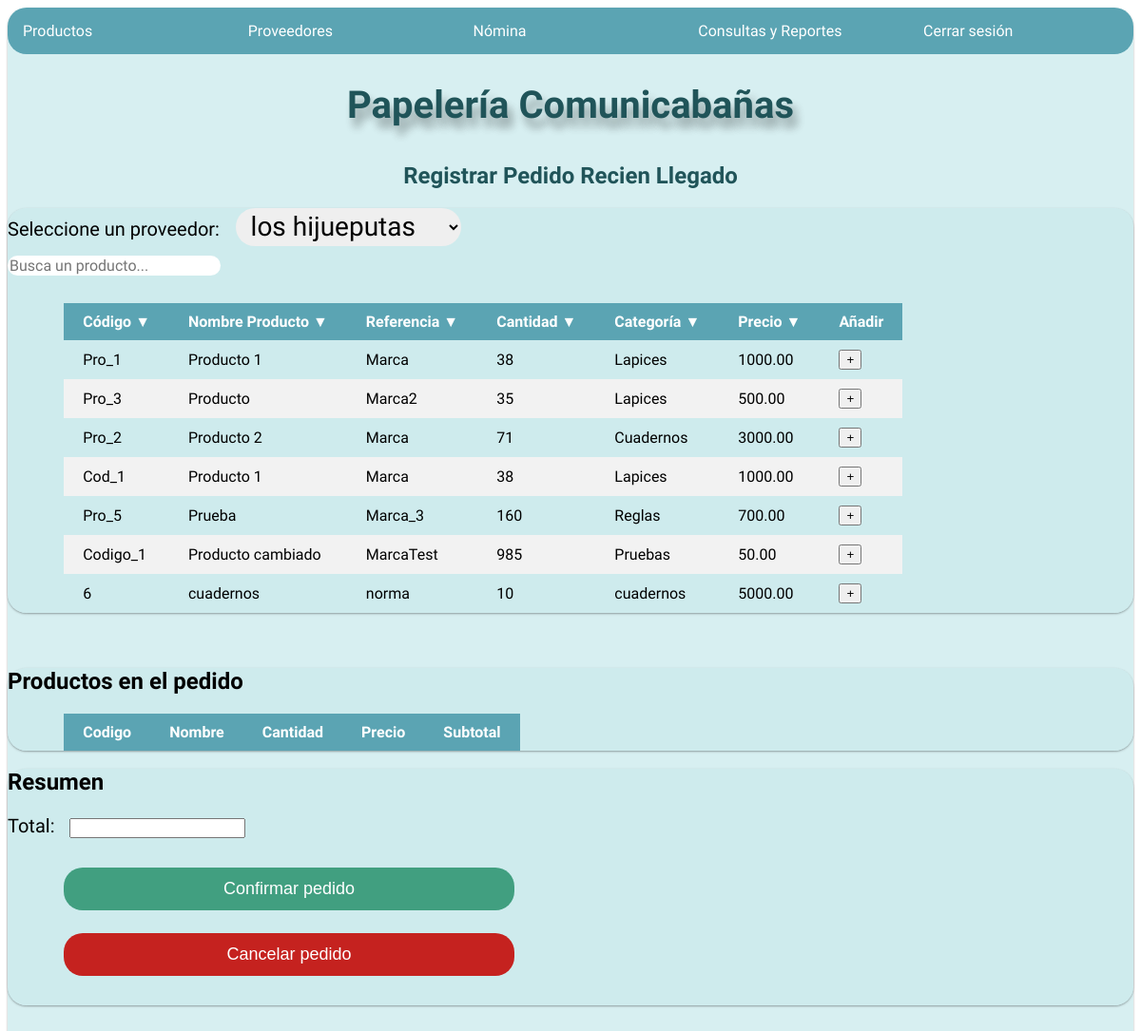
/Recibirpedido/, run on the app's committed database.
### Datos/models.py (models this page shows, shortened)
class Producto(models.Model):
    Codigo = models.CharField(max_length=20, primary_key=True)
    Nombre = models.CharField(max_length=50)
    Referencia = models.CharField(max_length=50)
    Categoria = models.CharField(max_length=50)
    Precio = models.DecimalField(max_digits=10, decimal_places=2)
    Existencia = models.IntegerField()

### Papeleria/views.py (the view)
# urls.py: path('Recibirpedido/', v.recibped, name= 'recibped'),
def recibped(request):
    if checkLG():
        proveedores= Proveedor.objects.all()
        productos= Producto.objects.all()
        return render(request,'RecibPed.html',{'proveedores':proveedores, 'productos':productos})
    return render(request, 'login.html')

### Datos/views.py (called while the page is built)
def checkLG():
    empleados = Empleado.objects.all()
    for empleado in empleados:
        if empleado.logged == True:
            return True
    return False

### Papeleria/Templates/RecibPed.html (shortened to what this page needs)
{% extends "Base.html"%}
{% load static%}
{% block content %}
<link rel="stylesheet" href="{% static 'css/RecibPed.css' %}">
<link rel="stylesheet" href="{% static 'css/recibirpedido.css' %}">
<header style="text-align: center;">
    <h2 class=" subtitle" style=" padding-top: 10px; color:#205459" >Registrar Pedido Recien Llegado</h2>
</header>
<div class="row center-xs" >
    <div class="card col-md-10 col-sm-10 col-xs-10  ">
        <label id="lbltotal"for="Total">Seleccione un proveedor: </label>
        <select name="proveedor" class = "combo">
            {% for item in proveedores %}
            <option value="{{item.NIT}}">{{item.Nombre}}</option>
            {% endfor %}
        </select>
        <table id="tableProductos">
            <br>
            <input type="text" id="myInput" onkeyup="myFunction()" placeholder="Busca un producto...">
            <br>
            <br>
            <thead>
                <tr>
                    <th data-numeric = "0" data-column= "0" data-order="desc">Código &#9660</th>
                    <th data-numeric = "0" data-column= "1" data-order="desc">Nombre Producto &#9660</th>
                    <th data-numeric = "0" data-column= "2" data-order="desc">Referencia &#9660</th>
                    <th data-numeric = "1" data-column= "3" data-order="desc">Cantidad &#9660</th>
                    <th data-numeric = "0" data-column= "4" data-order="desc">Categoría &#9660</th>
                    <th data-numeric = "1" data-column= "5" data-order="desc">Precio &#9660</th>
                    <th>Añadir</th>
                </tr>
            </thead>
            <tbody>
            {% for producto in productos %}
            <tr>
                <td >{{producto.Codigo}}</td>
                <td >{{ producto.Nombre }}</td>
                <td >{{ producto.Referencia }}</td>
                <td >{{ producto.Existencia }}</td>
                <td >{{ producto.Categoria }}</td>
                <td >{{ producto.Precio }}</td>
                <td><button data-product="{{producto.Codigo}}" data-nombre="{{producto.Nombre}}" data-precio="{{producto.Precio}}" class="btnimg" type="submit">+</button></td>
            </tr>
            {% endfor %}
            </tbody>
        </table>
    </div>
</div>
<br>
<br>
<div class="row center-xs" >
    <div class="card col-md-7 col-sm-7 col-xs-10  ">
        <h2>Productos en el pedido</h2>
        <table id="tableCart"  >
            <thead>
                <tr>
                    <th>Codigo</th>
                    <th>Nombre</th>
                    <th>Cantidad</th>
                    <th>Precio</th>
                    <th>Subtotal</th>
                </tr>
            </thead>
        </table>
    </div>
    <div class="card col-md-3 col-sm-3 col-xs-10  ">
        <h2>Resumen</h2>
        <label id="lbltotal"for="Total">Total:</label>
        <input name="total" type="text" id="totaltxt" readonly>
        <br>
        <br>
        <a href="/productos/"><button class="endbtn" id="confirm">Confirmar pedido</button></a>
        <br>
        <a href="#"><button onclick="clearCart()" class="endbtn" id="cancel">Cancelar pedido</button></a>
        <br>
        <br>
    </div>
</div>
{% endblock %}

### Papeleria/static/css/StylesProductos.css (style rules this page uses)
body { font-family:'Ubuntu', sans-serif; }
.card { border-radius: 20px; background-color: rgba(204, 235, 237, 0.781); box-shadow: 0 1px 3px rgba(0, 0, 0, 0.12), 0 1px 2px rgba(0, 0, 0, 0.24); }
table { width: 90%; border: 20px darkgray; border-collapse: collapse ; margin-left: 5%; margin-right: 5%; margin-bottom: 20px; }
tr:nth-child(even) { background-color: #f2f2f2; }
td, th { padding-left: 20px; padding-right: 20px; padding-top: 10px; padding-bottom: 10px; width: auto !important; white-space: nowrap; }
th { background-color: #5BA4B3; cursor: pointer; user-select: none; color:white; }

### Papeleria/static/css/RecibPed.css (style rules this page uses)
table { width: 150%; border: 20px darkgray; display: inline; border-collapse: collapse ; }
td, th { padding-left: 20px; padding-right: 20px; padding-top: 10px; padding-bottom: 10px; }
th { background-color: #5BA4B3; }

### Papeleria/static/css/recibirpedido.css (style rules this page uses)
#lbltotal { font-size: 20px; margin-right: 1%; }
select { display: inline-block; font-family: 'Ubuntu', sans-serif; font-size: 28px; margin-bottom: 10px; height: 40px; width:20%; border:none; outline:none; border-radius: 20px; padding-left: 1% }
#myInput { display: inline-block; font-family: 'Ubuntu', sans-serif; font-size: 16px; margin-bottom: 10px; border:none; outline:none; border-radius: 20px; }
.endbtn { border:none; margin-left:5%; width: 40%; border-radius: 20px; padding: 12px 0px 12px 0px; color: white; font-size: 18px; cursor: pointer; margin-top: 1%; margin-bottom: 1%; }
#confirm { background-color: #419f80; }
#cancel { background-color: #c5221f; }

### data on the page
Producto: Codigo "Pro_1", Nombre "Producto 1", Referencia "Marca", Existencia "38", Categoria "Lapices", Precio "1000.00"
Producto: Codigo "Pro_3", Nombre "Producto", Referencia "Marca2", Existencia "35", Categoria "Lapices", Precio "500.00"
Producto: Codigo "Pro_2", Nombre "Producto 2", Referencia "Marca", Existencia "71", Categoria "Cuadernos", Precio "3000.00"
Producto: Codigo "Cod_1", Nombre "Producto 1", Referencia "Marca", Existencia "38", Categoria "Lapices", Precio "1000.00"
Producto: Codigo "Pro_5", Nombre "Prueba", Referencia "Marca_3", Existencia "160", Categoria "Reglas", Precio "700.00"
Producto: Codigo "Codigo_1", Nombre "Producto cambiado", Referencia "MarcaTest", Existencia "985", Categoria "Pruebas", Precio "50.00"
Producto: Codigo "6", Nombre "cuadernos", Referencia "norma", Existencia "10", Categoria "cuadernos", Precio "5000.00"

### other printed values
form field proveedor "los hijueputas"
